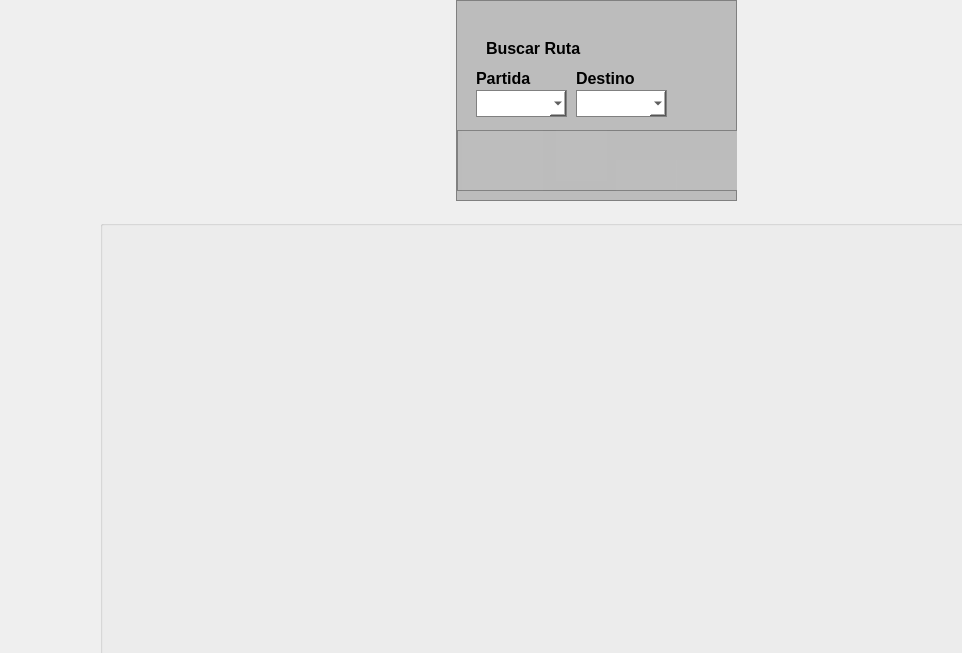
<?xml version="1.0" encoding="UTF-8"?>
<ui version="4.0">
 <class>MainWindow</class>
 <widget class="QMainWindow" name="MainWindow">
  <property name="geometry">
   <rect>
    <x>0</x>
    <y>0</y>
    <width>962</width>
    <height>653</height>
   </rect>
  </property>
  <property name="windowTitle">
   <string>TouMaps</string>
  </property>
  <property name="windowIcon">
   <iconset resource="Resources/Resources.qrc">
    <normaloff>:/icono.ico</normaloff>:/icono.ico</iconset>
  </property>
  <property name="iconSize">
   <size>
    <width>50</width>
    <height>50</height>
   </size>
  </property>
  <property name="tabShape">
   <enum>QTabWidget::Rounded</enum>
  </property>
  <widget class="QWidget" name="centralWidget">
   <widget class="QLabel" name="lbBLogo">
    <property name="geometry">
     <rect>
      <x>20</x>
      <y>10</y>
      <width>171</width>
      <height>91</height>
     </rect>
    </property>
    <property name="text">
     <string/>
    </property>
    <property name="pixmap">
     <pixmap resource="Resources/Resources.qrc">:/icono.ico</pixmap>
    </property>
    <property name="scaledContents">
     <bool>true</bool>
    </property>
   </widget>
   <widget class="QLabel" name="lbBRosa">
    <property name="geometry">
     <rect>
      <x>700</x>
      <y>440</y>
      <width>171</width>
      <height>151</height>
     </rect>
    </property>
    <property name="text">
     <string/>
    </property>
    <property name="pixmap">
     <pixmap resource="Resources/Resources.qrc">:/RosaNautica.png</pixmap>
    </property>
    <property name="scaledContents">
     <bool>true</bool>
    </property>
   </widget>
   <widget class="QLabel" name="lbBWingets">
    <property name="geometry">
     <rect>
      <x>20</x>
      <y>500</y>
      <width>141</width>
      <height>121</height>
     </rect>
    </property>
    <property name="text">
     <string/>
    </property>
    <property name="pixmap">
     <pixmap resource="Resources/Resources.qrc">:/widgetsWeather.png</pixmap>
    </property>
    <property name="scaledContents">
     <bool>true</bool>
    </property>
   </widget>
   <widget class="QPushButton" name="btnMenu_1">
    <property name="geometry">
     <rect>
      <x>453</x>
      <y>-3</y>
      <width>91</width>
      <height>41</height>
     </rect>
    </property>
    <property name="sizePolicy">
     <sizepolicy hsizetype="Minimum" vsizetype="Minimum">
      <horstretch>0</horstretch>
      <verstretch>0</verstretch>
     </sizepolicy>
    </property>
    <property name="mouseTracking">
     <bool>false</bool>
    </property>
    <property name="focusPolicy">
     <enum>Qt::NoFocus</enum>
    </property>
    <property name="contextMenuPolicy">
     <enum>Qt::NoContextMenu</enum>
    </property>
    <property name="toolTip">
     <string/>
    </property>
    <property name="autoFillBackground">
     <bool>false</bool>
    </property>
    <property name="text">
     <string/>
    </property>
    <property name="icon">
     <iconset resource="Resources/Resources.qrc">
      <normaloff>:/lbMenu1.png</normaloff>:/lbMenu1.png</iconset>
    </property>
    <property name="iconSize">
     <size>
      <width>200</width>
      <height>35</height>
     </size>
    </property>
    <property name="autoRepeat">
     <bool>false</bool>
    </property>
    <property name="autoRepeatDelay">
     <number>1</number>
    </property>
    <property name="autoRepeatInterval">
     <number>1</number>
    </property>
    <property name="autoDefault">
     <bool>false</bool>
    </property>
    <property name="default">
     <bool>false</bool>
    </property>
    <property name="flat">
     <bool>true</bool>
    </property>
   </widget>
   <widget class="QPushButton" name="btnMenu_2">
    <property name="geometry">
     <rect>
      <x>522</x>
      <y>-3</y>
      <width>91</width>
      <height>41</height>
     </rect>
    </property>
    <property name="sizePolicy">
     <sizepolicy hsizetype="Minimum" vsizetype="Minimum">
      <horstretch>0</horstretch>
      <verstretch>0</verstretch>
     </sizepolicy>
    </property>
    <property name="mouseTracking">
     <bool>false</bool>
    </property>
    <property name="focusPolicy">
     <enum>Qt::NoFocus</enum>
    </property>
    <property name="contextMenuPolicy">
     <enum>Qt::NoContextMenu</enum>
    </property>
    <property name="toolTip">
     <string/>
    </property>
    <property name="autoFillBackground">
     <bool>false</bool>
    </property>
    <property name="text">
     <string/>
    </property>
    <property name="icon">
     <iconset resource="Resources/Resources.qrc">
      <normaloff>:/lbMenu2.png</normaloff>:/lbMenu2.png</iconset>
    </property>
    <property name="iconSize">
     <size>
      <width>200</width>
      <height>35</height>
     </size>
    </property>
    <property name="autoRepeat">
     <bool>false</bool>
    </property>
    <property name="autoRepeatDelay">
     <number>1</number>
    </property>
    <property name="autoRepeatInterval">
     <number>1</number>
    </property>
    <property name="autoDefault">
     <bool>false</bool>
    </property>
    <property name="default">
     <bool>false</bool>
    </property>
    <property name="flat">
     <bool>true</bool>
    </property>
   </widget>
   <widget class="QPushButton" name="btnMenu_3">
    <property name="geometry">
     <rect>
      <x>594</x>
      <y>-3</y>
      <width>91</width>
      <height>41</height>
     </rect>
    </property>
    <property name="sizePolicy">
     <sizepolicy hsizetype="Minimum" vsizetype="Minimum">
      <horstretch>0</horstretch>
      <verstretch>0</verstretch>
     </sizepolicy>
    </property>
    <property name="mouseTracking">
     <bool>false</bool>
    </property>
    <property name="focusPolicy">
     <enum>Qt::NoFocus</enum>
    </property>
    <property name="contextMenuPolicy">
     <enum>Qt::NoContextMenu</enum>
    </property>
    <property name="toolTip">
     <string/>
    </property>
    <property name="autoFillBackground">
     <bool>false</bool>
    </property>
    <property name="text">
     <string/>
    </property>
    <property name="icon">
     <iconset resource="Resources/Resources.qrc">
      <normaloff>:/lbMenu3.png</normaloff>:/lbMenu3.png</iconset>
    </property>
    <property name="iconSize">
     <size>
      <width>200</width>
      <height>35</height>
     </size>
    </property>
    <property name="autoRepeat">
     <bool>false</bool>
    </property>
    <property name="autoRepeatDelay">
     <number>1</number>
    </property>
    <property name="autoRepeatInterval">
     <number>1</number>
    </property>
    <property name="autoDefault">
     <bool>false</bool>
    </property>
    <property name="default">
     <bool>false</bool>
    </property>
    <property name="flat">
     <bool>true</bool>
    </property>
   </widget>
   <widget class="QGroupBox" name="gbMenu_1">
    <property name="geometry">
     <rect>
      <x>456</x>
      <y>0</y>
      <width>281</width>
      <height>201</height>
     </rect>
    </property>
    <property name="baseSize">
     <size>
      <width>1</width>
      <height>1</height>
     </size>
    </property>
    <property name="contextMenuPolicy">
     <enum>Qt::DefaultContextMenu</enum>
    </property>
    <property name="autoFillBackground">
     <bool>false</bool>
    </property>
    <property name="styleSheet">
     <string notr="true">border: 1px solid gray;
background-color: rgb(17, 80, 255);
background-color: rgb(188, 188, 188);</string>
    </property>
    <property name="inputMethodHints">
     <set>Qt::ImhNone</set>
    </property>
    <property name="title">
     <string/>
    </property>
    <property name="flat">
     <bool>false</bool>
    </property>
    <widget class="QListWidget" name="listWidget">
     <property name="geometry">
      <rect>
       <x>10</x>
       <y>70</y>
       <width>256</width>
       <height>121</height>
      </rect>
     </property>
     <property name="styleSheet">
      <string notr="true">background-color: rgb(255, 255, 255);</string>
     </property>
    </widget>
    <widget class="QLabel" name="lbgDestinos">
     <property name="geometry">
      <rect>
       <x>10</x>
       <y>40</y>
       <width>151</width>
       <height>17</height>
      </rect>
     </property>
     <property name="font">
      <font>
       <pointsize>12</pointsize>
       <weight>75</weight>
       <bold>true</bold>
      </font>
     </property>
     <property name="styleSheet">
      <string notr="true">border: 0px ;</string>
     </property>
     <property name="frameShape">
      <enum>QFrame::NoFrame</enum>
     </property>
     <property name="frameShadow">
      <enum>QFrame::Plain</enum>
     </property>
     <property name="lineWidth">
      <number>0</number>
     </property>
     <property name="text">
      <string>&lt;html&gt;&lt;head/&gt;&lt;body&gt;&lt;p&gt;Destinos Ingresados&lt;/p&gt;&lt;/body&gt;&lt;/html&gt;</string>
     </property>
     <property name="textFormat">
      <enum>Qt::AutoText</enum>
     </property>
     <property name="scaledContents">
      <bool>false</bool>
     </property>
     <property name="indent">
      <number>0</number>
     </property>
     <property name="buddy">
      <cstring></cstring>
     </property>
    </widget>
    <zorder>lbgDestinos</zorder>
    <zorder>listWidget</zorder>
   </widget>
   <widget class="QLabel" name="lbMapaBasel">
    <property name="geometry">
     <rect>
      <x>20</x>
      <y>180</y>
      <width>911</width>
      <height>441</height>
     </rect>
    </property>
    <property name="text">
     <string/>
    </property>
    <property name="pixmap">
     <pixmap resource="Resources/Resources.qrc">:/MapaBase.png</pixmap>
    </property>
    <property name="scaledContents">
     <bool>true</bool>
    </property>
   </widget>
   <widget class="QGroupBox" name="gbMapaBase">
    <property name="geometry">
     <rect>
      <x>100</x>
      <y>220</y>
      <width>911</width>
      <height>501</height>
     </rect>
    </property>
    <property name="title">
     <string/>
    </property>
   </widget>
   <widget class="QGroupBox" name="gbMenu_2">
    <property name="geometry">
     <rect>
      <x>456</x>
      <y>0</y>
      <width>281</width>
      <height>201</height>
     </rect>
    </property>
    <property name="baseSize">
     <size>
      <width>1</width>
      <height>1</height>
     </size>
    </property>
    <property name="contextMenuPolicy">
     <enum>Qt::DefaultContextMenu</enum>
    </property>
    <property name="autoFillBackground">
     <bool>false</bool>
    </property>
    <property name="styleSheet">
     <string notr="true">border: 1px solid gray;
background-color: rgb(17, 80, 255);
background-color: rgb(188, 188, 188);</string>
    </property>
    <property name="inputMethodHints">
     <set>Qt::ImhNone</set>
    </property>
    <property name="title">
     <string/>
    </property>
    <property name="flat">
     <bool>false</bool>
    </property>
    <widget class="QComboBox" name="cbDestinosIni">
     <property name="geometry">
      <rect>
       <x>10</x>
       <y>100</y>
       <width>85</width>
       <height>27</height>
      </rect>
     </property>
     <property name="styleSheet">
      <string notr="true">background-color: rgb(255, 255, 255);</string>
     </property>
    </widget>
    <widget class="QComboBox" name="cbDestinosFin">
     <property name="geometry">
      <rect>
       <x>10</x>
       <y>160</y>
       <width>85</width>
       <height>27</height>
      </rect>
     </property>
     <property name="styleSheet">
      <string notr="true">background-color: rgb(255, 255, 255);</string>
     </property>
    </widget>
    <widget class="QLabel" name="lnPartida">
     <property name="geometry">
      <rect>
       <x>10</x>
       <y>70</y>
       <width>67</width>
       <height>17</height>
      </rect>
     </property>
     <property name="font">
      <font>
       <pointsize>12</pointsize>
       <weight>75</weight>
       <bold>true</bold>
      </font>
     </property>
     <property name="styleSheet">
      <string notr="true">border: 0px ;</string>
     </property>
     <property name="text">
      <string>Partida</string>
     </property>
    </widget>
    <widget class="QLabel" name="lbDestino">
     <property name="geometry">
      <rect>
       <x>20</x>
       <y>140</y>
       <width>67</width>
       <height>17</height>
      </rect>
     </property>
     <property name="font">
      <font>
       <pointsize>12</pointsize>
       <weight>75</weight>
       <bold>true</bold>
      </font>
     </property>
     <property name="styleSheet">
      <string notr="true">border: 0px ;</string>
     </property>
     <property name="text">
      <string>Distino</string>
     </property>
    </widget>
    <widget class="QLabel" name="lbDistancia">
     <property name="geometry">
      <rect>
       <x>150</x>
       <y>70</y>
       <width>71</width>
       <height>17</height>
      </rect>
     </property>
     <property name="font">
      <font>
       <pointsize>12</pointsize>
       <weight>75</weight>
       <bold>true</bold>
      </font>
     </property>
     <property name="styleSheet">
      <string notr="true">border: 0px ;</string>
     </property>
     <property name="text">
      <string>Distancia</string>
     </property>
    </widget>
    <widget class="QPushButton" name="btnRuta">
     <property name="geometry">
      <rect>
       <x>160</x>
       <y>130</y>
       <width>61</width>
       <height>61</height>
      </rect>
     </property>
     <property name="styleSheet">
      <string notr="true">border: 0px ;</string>
     </property>
     <property name="text">
      <string/>
     </property>
     <property name="icon">
      <iconset resource="Resources/Resources.qrc">
       <normaloff>:/btnDestio.png</normaloff>:/btnDestio.png</iconset>
     </property>
     <property name="iconSize">
      <size>
       <width>60</width>
       <height>60</height>
      </size>
     </property>
     <property name="flat">
      <bool>true</bool>
     </property>
    </widget>
    <widget class="QSpinBox" name="spbDistancia">
     <property name="geometry">
      <rect>
       <x>150</x>
       <y>100</y>
       <width>61</width>
       <height>27</height>
      </rect>
     </property>
     <property name="styleSheet">
      <string notr="true">background-color: rgb(255, 255, 255);</string>
     </property>
    </widget>
    <widget class="QLabel" name="lnM2Titulo">
     <property name="geometry">
      <rect>
       <x>60</x>
       <y>40</y>
       <width>91</width>
       <height>17</height>
      </rect>
     </property>
     <property name="font">
      <font>
       <pointsize>12</pointsize>
       <weight>75</weight>
       <bold>true</bold>
      </font>
     </property>
     <property name="styleSheet">
      <string notr="true">border: 0px ;</string>
     </property>
     <property name="text">
      <string>Crear Ruta</string>
     </property>
    </widget>
   </widget>
   <widget class="QGroupBox" name="gbMenu_3">
    <property name="geometry">
     <rect>
      <x>456</x>
      <y>0</y>
      <width>281</width>
      <height>201</height>
     </rect>
    </property>
    <property name="baseSize">
     <size>
      <width>1</width>
      <height>1</height>
     </size>
    </property>
    <property name="contextMenuPolicy">
     <enum>Qt::DefaultContextMenu</enum>
    </property>
    <property name="autoFillBackground">
     <bool>false</bool>
    </property>
    <property name="styleSheet">
     <string notr="true">border: 1px solid gray;
background-color: rgb(17, 80, 255);
background-color: rgb(188, 188, 188);</string>
    </property>
    <property name="inputMethodHints">
     <set>Qt::ImhNone</set>
    </property>
    <property name="title">
     <string/>
    </property>
    <property name="flat">
     <bool>false</bool>
    </property>
    <widget class="QLabel" name="lnM3Titulo">
     <property name="geometry">
      <rect>
       <x>30</x>
       <y>40</y>
       <width>151</width>
       <height>17</height>
      </rect>
     </property>
     <property name="font">
      <font>
       <pointsize>12</pointsize>
       <weight>75</weight>
       <bold>true</bold>
      </font>
     </property>
     <property name="styleSheet">
      <string notr="true">border: 0px ;</string>
     </property>
     <property name="frameShape">
      <enum>QFrame::NoFrame</enum>
     </property>
     <property name="frameShadow">
      <enum>QFrame::Plain</enum>
     </property>
     <property name="lineWidth">
      <number>0</number>
     </property>
     <property name="text">
      <string>Buscar Ruta</string>
     </property>
     <property name="textFormat">
      <enum>Qt::AutoText</enum>
     </property>
     <property name="scaledContents">
      <bool>false</bool>
     </property>
     <property name="indent">
      <number>0</number>
     </property>
     <property name="buddy">
      <cstring></cstring>
     </property>
    </widget>
    <widget class="QComboBox" name="cbM3DestinoIni">
     <property name="geometry">
      <rect>
       <x>20</x>
       <y>90</y>
       <width>91</width>
       <height>27</height>
      </rect>
     </property>
     <property name="styleSheet">
      <string notr="true">background-color: rgb(255, 255, 255);</string>
     </property>
    </widget>
    <widget class="QComboBox" name="cbM3DestinoFin">
     <property name="geometry">
      <rect>
       <x>120</x>
       <y>90</y>
       <width>91</width>
       <height>27</height>
      </rect>
     </property>
     <property name="styleSheet">
      <string notr="true">background-color: rgb(255, 255, 255);</string>
     </property>
    </widget>
    <widget class="QLabel" name="lbM3PuntosRecorridos">
     <property name="geometry">
      <rect>
       <x>6</x>
       <y>130</y>
       <width>81</width>
       <height>61</height>
      </rect>
     </property>
     <property name="font">
      <font>
       <pointsize>11</pointsize>
       <weight>75</weight>
       <bold>true</bold>
      </font>
     </property>
     <property name="styleSheet">
      <string notr="true">border: 0px ;
background-color: rgba(255, 255, 255, 4);</string>
     </property>
     <property name="inputMethodHints">
      <set>Qt::ImhMultiLine</set>
     </property>
     <property name="frameShape">
      <enum>QFrame::NoFrame</enum>
     </property>
     <property name="frameShadow">
      <enum>QFrame::Plain</enum>
     </property>
     <property name="lineWidth">
      <number>0</number>
     </property>
     <property name="text">
      <string/>
     </property>
     <property name="textFormat">
      <enum>Qt::AutoText</enum>
     </property>
     <property name="scaledContents">
      <bool>false</bool>
     </property>
     <property name="indent">
      <number>0</number>
     </property>
     <property name="buddy">
      <cstring></cstring>
     </property>
    </widget>
    <widget class="QLabel" name="lbM3Destino">
     <property name="geometry">
      <rect>
       <x>120</x>
       <y>70</y>
       <width>61</width>
       <height>17</height>
      </rect>
     </property>
     <property name="font">
      <font>
       <pointsize>12</pointsize>
       <weight>75</weight>
       <bold>true</bold>
      </font>
     </property>
     <property name="styleSheet">
      <string notr="true">border: 0px ;</string>
     </property>
     <property name="frameShape">
      <enum>QFrame::NoFrame</enum>
     </property>
     <property name="frameShadow">
      <enum>QFrame::Plain</enum>
     </property>
     <property name="lineWidth">
      <number>0</number>
     </property>
     <property name="text">
      <string>Destino</string>
     </property>
     <property name="textFormat">
      <enum>Qt::AutoText</enum>
     </property>
     <property name="scaledContents">
      <bool>false</bool>
     </property>
     <property name="indent">
      <number>0</number>
     </property>
     <property name="buddy">
      <cstring></cstring>
     </property>
    </widget>
    <widget class="QPushButton" name="btnBuscarRuta">
     <property name="geometry">
      <rect>
       <x>220</x>
       <y>80</y>
       <width>41</width>
       <height>41</height>
      </rect>
     </property>
     <property name="styleSheet">
      <string notr="true">border: 0px ;</string>
     </property>
     <property name="text">
      <string/>
     </property>
     <property name="icon">
      <iconset resource="Resources/Resources.qrc">
       <normaloff>:/crearRuta.png</normaloff>:/crearRuta.png</iconset>
     </property>
     <property name="iconSize">
      <size>
       <width>35</width>
       <height>35</height>
      </size>
     </property>
     <property name="flat">
      <bool>true</bool>
     </property>
    </widget>
    <widget class="QLabel" name="lbMenuRuta">
     <property name="geometry">
      <rect>
       <x>1</x>
       <y>130</y>
       <width>281</width>
       <height>61</height>
      </rect>
     </property>
     <property name="text">
      <string/>
     </property>
     <property name="pixmap">
      <pixmap resource="Resources/Resources.qrc">:/MenuRutaCorta.png</pixmap>
     </property>
     <property name="scaledContents">
      <bool>true</bool>
     </property>
    </widget>
    <widget class="QLabel" name="lbM3Millas">
     <property name="geometry">
      <rect>
       <x>100</x>
       <y>130</y>
       <width>51</width>
       <height>51</height>
      </rect>
     </property>
     <property name="font">
      <font>
       <pointsize>11</pointsize>
       <weight>75</weight>
       <bold>true</bold>
      </font>
     </property>
     <property name="styleSheet">
      <string notr="true">border: 0px ;
background-color: rgba(255, 255, 255, 4);</string>
     </property>
     <property name="inputMethodHints">
      <set>Qt::ImhMultiLine</set>
     </property>
     <property name="frameShape">
      <enum>QFrame::NoFrame</enum>
     </property>
     <property name="frameShadow">
      <enum>QFrame::Plain</enum>
     </property>
     <property name="lineWidth">
      <number>0</number>
     </property>
     <property name="text">
      <string/>
     </property>
     <property name="textFormat">
      <enum>Qt::AutoText</enum>
     </property>
     <property name="scaledContents">
      <bool>false</bool>
     </property>
     <property name="indent">
      <number>0</number>
     </property>
     <property name="buddy">
      <cstring></cstring>
     </property>
    </widget>
    <widget class="QLabel" name="lbM3Caminando">
     <property name="geometry">
      <rect>
       <x>160</x>
       <y>160</y>
       <width>61</width>
       <height>31</height>
      </rect>
     </property>
     <property name="font">
      <font>
       <pointsize>11</pointsize>
       <weight>75</weight>
       <bold>true</bold>
      </font>
     </property>
     <property name="styleSheet">
      <string notr="true">border: 0px ;
background-color: rgba(255, 255, 255, 4);</string>
     </property>
     <property name="inputMethodHints">
      <set>Qt::ImhMultiLine</set>
     </property>
     <property name="frameShape">
      <enum>QFrame::NoFrame</enum>
     </property>
     <property name="frameShadow">
      <enum>QFrame::Plain</enum>
     </property>
     <property name="lineWidth">
      <number>0</number>
     </property>
     <property name="text">
      <string/>
     </property>
     <property name="textFormat">
      <enum>Qt::AutoText</enum>
     </property>
     <property name="scaledContents">
      <bool>false</bool>
     </property>
     <property name="indent">
      <number>0</number>
     </property>
     <property name="buddy">
      <cstring></cstring>
     </property>
    </widget>
    <widget class="QLabel" name="lbM3EnAuto">
     <property name="geometry">
      <rect>
       <x>220</x>
       <y>160</y>
       <width>61</width>
       <height>31</height>
      </rect>
     </property>
     <property name="font">
      <font>
       <pointsize>11</pointsize>
       <weight>75</weight>
       <bold>true</bold>
      </font>
     </property>
     <property name="styleSheet">
      <string notr="true">border: 0px ;
background-color: rgba(255, 255, 255, 4);</string>
     </property>
     <property name="inputMethodHints">
      <set>Qt::ImhMultiLine</set>
     </property>
     <property name="frameShape">
      <enum>QFrame::NoFrame</enum>
     </property>
     <property name="frameShadow">
      <enum>QFrame::Plain</enum>
     </property>
     <property name="lineWidth">
      <number>0</number>
     </property>
     <property name="text">
      <string/>
     </property>
     <property name="textFormat">
      <enum>Qt::AutoText</enum>
     </property>
     <property name="scaledContents">
      <bool>false</bool>
     </property>
     <property name="indent">
      <number>0</number>
     </property>
     <property name="buddy">
      <cstring></cstring>
     </property>
    </widget>
    <widget class="QLabel" name="lbM3PartidaRuta">
     <property name="geometry">
      <rect>
       <x>20</x>
       <y>70</y>
       <width>61</width>
       <height>17</height>
      </rect>
     </property>
     <property name="font">
      <font>
       <pointsize>12</pointsize>
       <weight>75</weight>
       <bold>true</bold>
      </font>
     </property>
     <property name="styleSheet">
      <string notr="true">border: 0px ;</string>
     </property>
     <property name="frameShape">
      <enum>QFrame::NoFrame</enum>
     </property>
     <property name="frameShadow">
      <enum>QFrame::Plain</enum>
     </property>
     <property name="lineWidth">
      <number>0</number>
     </property>
     <property name="text">
      <string>Partida</string>
     </property>
     <property name="textFormat">
      <enum>Qt::AutoText</enum>
     </property>
     <property name="scaledContents">
      <bool>false</bool>
     </property>
     <property name="indent">
      <number>0</number>
     </property>
     <property name="buddy">
      <cstring></cstring>
     </property>
    </widget>
    <zorder>lnM3Titulo</zorder>
    <zorder>cbM3DestinoIni</zorder>
    <zorder>cbM3DestinoFin</zorder>
    <zorder>lbM3Destino</zorder>
    <zorder>btnBuscarRuta</zorder>
    <zorder>lbMenuRuta</zorder>
    <zorder>lbM3PuntosRecorridos</zorder>
    <zorder>lbM3Millas</zorder>
    <zorder>lbM3Caminando</zorder>
    <zorder>lbM3EnAuto</zorder>
    <zorder>lbM3PartidaRuta</zorder>
   </widget>
   <widget class="QPushButton" name="btnMenu_4">
    <property name="geometry">
     <rect>
      <x>658</x>
      <y>-3</y>
      <width>91</width>
      <height>41</height>
     </rect>
    </property>
    <property name="sizePolicy">
     <sizepolicy hsizetype="Minimum" vsizetype="Minimum">
      <horstretch>0</horstretch>
      <verstretch>0</verstretch>
     </sizepolicy>
    </property>
    <property name="mouseTracking">
     <bool>false</bool>
    </property>
    <property name="focusPolicy">
     <enum>Qt::NoFocus</enum>
    </property>
    <property name="contextMenuPolicy">
     <enum>Qt::NoContextMenu</enum>
    </property>
    <property name="toolTip">
     <string/>
    </property>
    <property name="autoFillBackground">
     <bool>false</bool>
    </property>
    <property name="text">
     <string/>
    </property>
    <property name="icon">
     <iconset resource="Resources/Resources.qrc">
      <normaloff>:/lbMenu5.png</normaloff>:/lbMenu5.png</iconset>
    </property>
    <property name="iconSize">
     <size>
      <width>200</width>
      <height>35</height>
     </size>
    </property>
    <property name="autoRepeat">
     <bool>false</bool>
    </property>
    <property name="autoRepeatDelay">
     <number>1</number>
    </property>
    <property name="autoRepeatInterval">
     <number>1</number>
    </property>
    <property name="autoDefault">
     <bool>false</bool>
    </property>
    <property name="default">
     <bool>false</bool>
    </property>
    <property name="flat">
     <bool>true</bool>
    </property>
   </widget>
   <widget class="QGroupBox" name="gbMenu_4">
    <property name="geometry">
     <rect>
      <x>456</x>
      <y>0</y>
      <width>281</width>
      <height>201</height>
     </rect>
    </property>
    <property name="baseSize">
     <size>
      <width>1</width>
      <height>1</height>
     </size>
    </property>
    <property name="contextMenuPolicy">
     <enum>Qt::DefaultContextMenu</enum>
    </property>
    <property name="autoFillBackground">
     <bool>false</bool>
    </property>
    <property name="styleSheet">
     <string notr="true">border: 1px solid gray;
background-color: rgb(17, 80, 255);
background-color: rgb(188, 188, 188);</string>
    </property>
    <property name="inputMethodHints">
     <set>Qt::ImhNone</set>
    </property>
    <property name="title">
     <string/>
    </property>
    <property name="flat">
     <bool>false</bool>
    </property>
    <widget class="QLabel" name="lnM3Titulo_2">
     <property name="geometry">
      <rect>
       <x>20</x>
       <y>30</y>
       <width>241</width>
       <height>171</height>
      </rect>
     </property>
     <property name="font">
      <font>
       <pointsize>10</pointsize>
       <weight>75</weight>
       <bold>true</bold>
      </font>
     </property>
     <property name="styleSheet">
      <string notr="true">border: 0px ;</string>
     </property>
     <property name="frameShape">
      <enum>QFrame::NoFrame</enum>
     </property>
     <property name="frameShadow">
      <enum>QFrame::Plain</enum>
     </property>
     <property name="lineWidth">
      <number>0</number>
     </property>
     <property name="text">
      <string>&lt;html&gt;&lt;head/&gt;&lt;body&gt;&lt;p&gt;*Para agregar un nodo haga click&lt;/p&gt;&lt;p&gt;en la posicion deseada.&lt;/p&gt;&lt;p&gt;*Para Eliminarlo haga click derecho &lt;/p&gt;&lt;p&gt;sobre el punto.&lt;/p&gt;&lt;p&gt;*Para crear las arista u rutas dirigirse&lt;/p&gt;&lt;p&gt;a la opcion en el panel superior&lt;/p&gt;&lt;/body&gt;&lt;/html&gt;</string>
     </property>
     <property name="textFormat">
      <enum>Qt::RichText</enum>
     </property>
     <property name="scaledContents">
      <bool>false</bool>
     </property>
     <property name="indent">
      <number>0</number>
     </property>
     <property name="buddy">
      <cstring></cstring>
     </property>
    </widget>
   </widget>
   <zorder>gbMenu_4</zorder>
   <zorder>gbMenu_2</zorder>
   <zorder>gbMenu_1</zorder>
   <zorder>gbMenu_3</zorder>
   <zorder>lbBLogo</zorder>
   <zorder>lbBRosa</zorder>
   <zorder>lbBWingets</zorder>
   <zorder>btnMenu_1</zorder>
   <zorder>btnMenu_2</zorder>
   <zorder>btnMenu_3</zorder>
   <zorder>lbMapaBasel</zorder>
   <zorder>gbMapaBase</zorder>
   <zorder>btnMenu_4</zorder>
  </widget>
  <widget class="QMenuBar" name="menuBar">
   <property name="geometry">
    <rect>
     <x>0</x>
     <y>0</y>
     <width>962</width>
     <height>25</height>
    </rect>
   </property>
  </widget>
 </widget>
 <layoutdefault spacing="6" margin="11"/>
 <resources>
  <include location="Resources/Resources.qrc"/>
 </resources>
 <connections/>
</ui>
